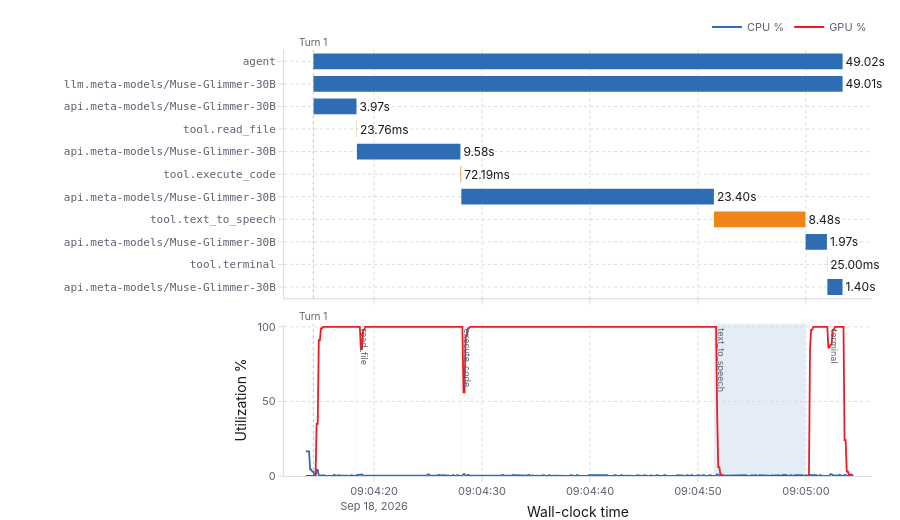

The cell this chart's notebook holds for it:
### Code cell
import importlib, sys, os, logging, warnings

sys.path.insert(0, os.path.abspath("utils"))

logging.disable(logging.WARNING)   # mute Streamlit's "missing ScriptRunContext" etc.
warnings.filterwarnings("ignore")  # mute plotly/mlflow UserWarning/FutureWarning etc.

import hermes_profiler
importlib.reload(hermes_profiler)          # pick up edits without a kernel restart

SESSION_ID = None   # a run ID, or None to auto-fetch the latest session
hermes_profiler.show_session_overview(SESSION_ID)

logging.disable(logging.NOTSET)

### Figure 1 — Plotly figure (JSON) as saved in the notebook; plotly's stock layout.template omitted (floating-point values rounded to 4 significant figures; data arrays with more than 128 entries replaced by an {"elided": "..."} marker saying what was removed)
{"data": [{"base": ["2026-09-18T09:04:14.382384829", "2026-09-18T09:04:14.388172514", "2026-09-18T09:04:14.400946733", "2026-09-18T09:04:18.384709711", "2026-09-18T09:04:18.416161780", "2026-09-18T09:04:28.000935024", "2026-09-18T09:04:28.080806059", "2026-09-18T09:04:51.483411267", "2026-09-18T09:04:59.971528134", "2026-09-18T09:05:01.953821465", "2026-09-18T09:05:01.986539438"], "cliponaxis": false, "hoverinfo": "text", "hovertext": ["<b>agent</b><br>turn: 1<br>type: AGENT<br>start: 09:04:14.382<br>duration: 49.02s", "<b>llm.meta-models/Muse-Glimmer-30B</b><br>turn: 1<br>type: LLM<br>start: 09:04:14.388<br>duration: 49.01s", "<b>api.meta-models/Muse-Glimmer-30B</b><br>turn: 1<br>type: LLM<br>start: 09:04:14.400<br>duration: 3.97s", "<b>tool.read_file</b><br>turn: 1<br>type: TOOL<br>start: 09:04:18.384<br>duration: 23.76ms", "<b>api.meta-models/Muse-Glimmer-30B</b><br>turn: 1<br>type: LLM<br>start: 09:04:18.416<br>duration: 9.58s", "<b>tool.execute_code</b><br>turn: 1<br>type: TOOL<br>start: 09:04:28.000<br>duration: 72.19ms", "<b>api.meta-models/Muse-Glimmer-30B</b><br>turn: 1<br>type: LLM<br>start: 09:04:28.080<br>duration: 23.40s", "<b>tool.text_to_speech</b><br>turn: 1<br>type: TOOL<br>start: 09:04:51.483<br>duration: 8.48s", "<b>api.meta-models/Muse-Glimmer-30B</b><br>turn: 1<br>type: LLM<br>start: 09:04:59.971<br>duration: 1.97s", "<b>tool.terminal</b><br>turn: 1<br>type: TOOL<br>start: 09:05:01.953<br>duration: 25.00ms", "<b>api.meta-models/Muse-Glimmer-30B</b><br>turn: 1<br>type: LLM<br>start: 09:05:01.986<br>duration: 1.40s"], "marker": {"color": ["#2E6DB4", "#2E6DB4", "#2E6DB4", "#F08418", "#2E6DB4", "#F08418", "#2E6DB4", "#F08418", "#2E6DB4", "#F08418", "#2E6DB4"]}, "orientation": "h", "showlegend": false, "text": ["49.02s", "49.01s", "3.97s", "23.76ms", "9.58s", "72.19ms", "23.40s", "8.48s", "1.97s", "25.00ms", "1.40s"], "textposition": "outside", "type": "bar", "x": [49020.0, 49010.0, 3974.0, 23.76, 9581.0, 72.19, 23400.0, 8478.0, 1974.0, 25.0, 1404.0], "xaxis": "x", "y": [0, 1, 2, 3, 4, 5, 6, 7, 8, 9, 10], "yaxis": "y"}, {"hovertemplate": "CPU %{y:.1f}%<br>%{x|%H:%M:%S.%L}<extra></extra>", "line": {"color": "#2E6DB4", "width": 1.8}, "mode": "lines", "name": "CPU %", "type": "scatter", "x": {"elided": "508 str values"}, "xaxis": "x2", "y": {"elided": "508 float values"}, "yaxis": "y2"}, {"hovertemplate": "GPU %{y:.1f}%<br>%{x|%H:%M:%S.%L}<extra></extra>", "line": {"color": "#ED1C24", "width": 1.8}, "mode": "lines", "name": "GPU %", "type": "scatter", "x": {"elided": "508 str values"}, "xaxis": "x2", "y": {"elided": "508 float values"}, "yaxis": "y2"}], "layout": {"annotations": [{"font": {"color": "#5B6270", "size": 9}, "showarrow": false, "text": "read_file", "textangle": 90, "x": "2026-09-18T09:04:18.384709711", "xanchor": "left", "xref": "x2", "y": 100, "yanchor": "top", "yref": "y2"}, {"font": {"color": "#5B6270", "size": 9}, "showarrow": false, "text": "execute_code", "textangle": 90, "x": "2026-09-18T09:04:28.000935024", "xanchor": "left", "xref": "x2", "y": 100, "yanchor": "top", "yref": "y2"}, {"font": {"color": "#5B6270", "size": 9}, "showarrow": false, "text": "text_to_speech", "textangle": 90, "x": "2026-09-18T09:04:51.483411267", "xanchor": "left", "xref": "x2", "y": 100, "yanchor": "top", "yref": "y2"}, {"font": {"color": "#5B6270", "size": 9}, "showarrow": false, "text": "terminal", "textangle": 90, "x": "2026-09-18T09:05:01.953821465", "xanchor": "left", "xref": "x2", "y": 100, "yanchor": "top", "yref": "y2"}, {"font": {"color": "#5B6270", "size": 10}, "showarrow": false, "text": "Turn 1", "x": "2026-09-18T09:04:14.382384829", "xanchor": "center", "xref": "x", "y": 1, "yanchor": "bottom", "yref": "y domain"}, {"font": {"color": "#5B6270", "size": 10}, "showarrow": false, "text": "Turn 1", "x": "2026-09-18T09:04:14.382384829", "xanchor": "center", "xref": "x2", "y": 1, "yanchor": "bottom", "yref": "y2 domain"}], "bargap": 0.3, "font": {"color": "#1A1A1A", "family": "-apple-system, BlinkMacSystemFont, \"Segoe UI\", Roboto, Helvetica, Arial, sans-serif", "size": 12}, "height": 520, "hoverlabel": {"bgcolor": "#FFFFFF", "bordercolor": "#D9DCE1", "font": {"color": "#1A1A1A", "size": 12}}, "hovermode": "x unified", "legend": {"bgcolor": "rgba(0,0,0,0)", "borderwidth": 0, "font": {"color": "#5B6270", "size": 11}, "orientation": "h", "x": 1, "xanchor": "right", "y": 1.02, "yanchor": "bottom"}, "margin": {"b": 44, "l": 284, "r": 28, "t": 48}, "paper_bgcolor": "#FFFFFF", "plot_bgcolor": "#FFFFFF", "shapes": [{"fillcolor": "rgba(46,109,180,0.13)", "layer": "below", "line": {"width": 0}, "opacity": 1, "type": "rect", "x0": "2026-09-18T09:04:18.384709711", "x1": "2026-09-18T09:04:18.408709711", "xref": "x2", "y0": 0, "y1": 1, "yref": "y2 domain"}, {"fillcolor": "rgba(240,132,24,0.15)", "layer": "below", "line": {"width": 0}, "opacity": 1, "type": "rect", "x0": "2026-09-18T09:04:28.000935024", "x1": "2026-09-18T09:04:28.072935024", "xref": "x2", "y0": 0, "y1": 1, "yref": "y2 domain"}, {"fillcolor": "rgba(46,109,180,0.13)", "layer": "below", "line": {"width": 0}, "opacity": 1, "type": "rect", "x0": "2026-09-18T09:04:51.483411267", "x1": "2026-09-18T09:04:59.961411267", "xref": "x2", "y0": 0, "y1": 1, "yref": "y2 domain"}, {"fillcolor": "rgba(240,132,24,0.15)", "layer": "below", "line": {"width": 0}, "opacity": 1, "type": "rect", "x0": "2026-09-18T09:05:01.953821465", "x1": "2026-09-18T09:05:01.978821465", "xref": "x2", "y0": 0, "y1": 1, "yref": "y2 domain"}, {"line": {"color": "rgba(120,120,120,0.45)", "dash": "dot", "width": 1}, "type": "line", "x0": "2026-09-18T09:04:14.382384829", "x1": "2026-09-18T09:04:14.382384829", "xref": "x", "y0": 0, "y1": 1, "yref": "y domain"}, {"line": {"color": "rgba(120,120,120,0.45)", "dash": "dot", "width": 1}, "type": "line", "x0": "2026-09-18T09:04:14.382384829", "x1": "2026-09-18T09:04:14.382384829", "xref": "x2", "y0": 0, "y1": 1, "yref": "y2 domain"}], "xaxis": {"anchor": "y", "domain": [0, 1], "gridcolor": "#D9DCE1", "griddash": "dot", "linecolor": "#D9DCE1", "matches": "x2", "showticklabels": false, "tickcolor": "#D9DCE1", "tickfont": {"color": "#5B6270", "size": 11}, "ticks": "outside", "type": "date", "zeroline": false}, "xaxis2": {"anchor": "y2", "domain": [0, 1], "gridcolor": "#D9DCE1", "griddash": "dot", "linecolor": "#D9DCE1", "tickcolor": "#D9DCE1", "tickfont": {"color": "#5B6270", "size": 11}, "ticks": "outside", "title": {"text": "Wall-clock time"}, "type": "date", "zeroline": false}, "yaxis": {"anchor": "x", "automargin": true, "autorange": "reversed", "domain": [0.4172, 1], "gridcolor": "#D9DCE1", "griddash": "dot", "linecolor": "#D9DCE1", "tickcolor": "#D9DCE1", "tickfont": {"color": "#5B6270", "family": "monospace", "size": 11}, "tickmode": "array", "ticks": "outside", "ticktext": ["agent", "    llm.meta-models/Muse-Glimmer-30B", "        api.meta-models/Muse-Glimmer-30B", "        tool.read_file", "        api.meta-models/Muse-Glimmer-30B", "        tool.execute_code", "        api.meta-models/Muse-Glimmer-30B", "        tool.text_to_speech", "        api.meta-models/Muse-Glimmer-30B", "        tool.terminal", "        api.meta-models/Muse-Glimmer-30B"], "tickvals": [0, 1, 2, 3, 4, 5, 6, 7, 8, 9, 10], "zeroline": false}, "yaxis2": {"anchor": "x2", "domain": [0, 0.3572], "gridcolor": "#D9DCE1", "griddash": "dot", "linecolor": "#D9DCE1", "range": [0, 102], "tickcolor": "#D9DCE1", "tickfont": {"color": "#5B6270", "size": 11}, "ticks": "outside", "title": {"text": "Utilization %"}, "zeroline": false}}}
